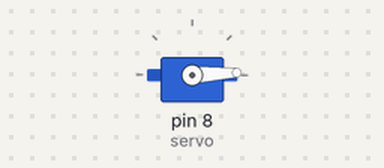
This sketch was run on a simulated Arduino Uno, built with avr-gcc and run on an emulated ATmega328P. On the bench: servo.

Above: at 0.05 s.
At 0.9 s:
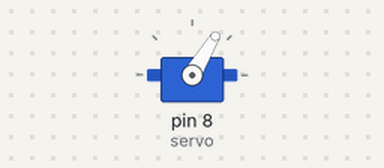
At 1.75 s:
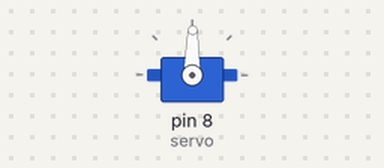
At 3.5 s:
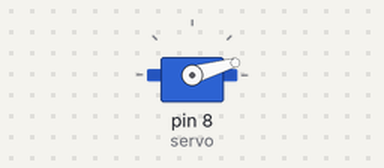
Timing chart, 0 to 6.1 s (numbered marks = the images above):
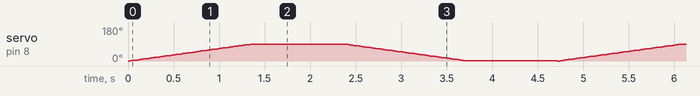

The sketch:

servo.ino
```cpp
/**
   Simple servo demo.

   Connections:

   Arduino   | Servo
   --------------------
   8         | Signal
   GND       | GND
   VCC (+5V) | 5V
*/
#include <Servo.h>

Servo servo;

int currentAngle = 0;

void setup() {
  servo.attach(8);
  servo.write(0);
}

void rotateServo(int targetAngle, int speed) {
  if(currentAngle < targetAngle) {
    for(int angle = currentAngle; angle < targetAngle; angle++) {
      servo.write(angle);
      delay(speed);
    }
  } else {
    for(int angle = currentAngle; angle > targetAngle; angle--) {
      servo.write(angle);
      delay(speed);
    }
  }
  currentAngle = targetAngle;
}

void loop() {
  rotateServo(90, 15);
  delay(1000);
  rotateServo(0, 15);
  delay(1000);
}
```
